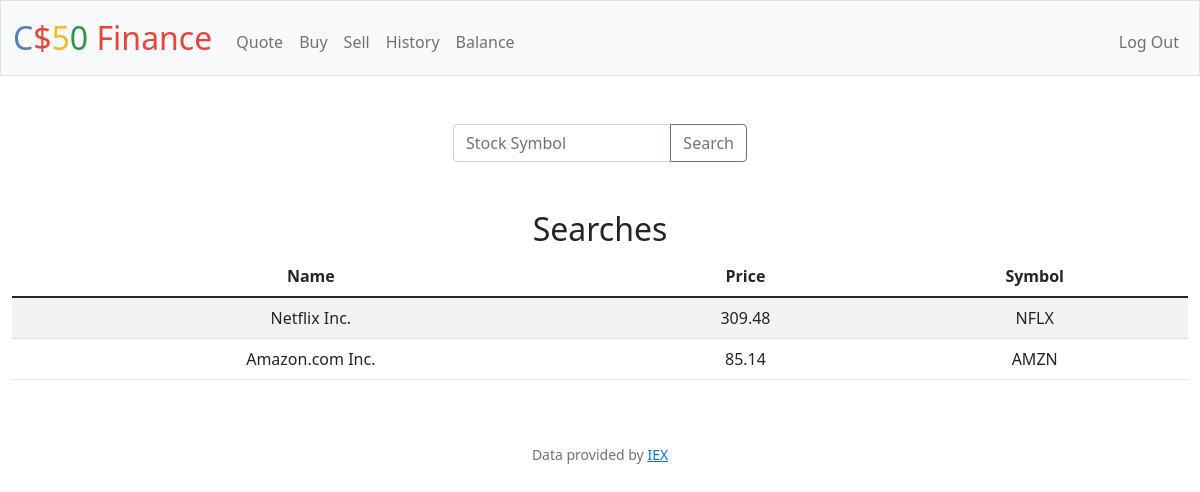
Screenshot of /quote (signed in) with the database file from the repository.
### tables this page shows
CREATE TABLE stocks (name varchar(255), price FLOAT, symbol varchar(255), 'user' INTEGER);

### app.py (the view)
@app.route("/quote", methods=["GET", "POST"])
@login_required
def quote():
    if request.method == "POST":
        symbol = request.form.get("symbol")
        quote = lookup(symbol)
        if not quote:
            return apology("Stock not Found")
        db.execute("INSERT into stocks (name, price, symbol, user) VALUES(?, ?, ?, ?)", list(quote.values())[0], list(quote.values())[1], list(quote.values())[2], session["user_id"])
        return redirect("/quote")
    else:
        history = db.execute("SELECT * FROM stocks WHERE user = ?", session["user_id"])
        return render_template("quote.html", stocks=history)

### app.py (called while the page is built)
@app.after_request
def after_request(response):
    response.headers["Cache-Control"] = "no-cache, no-store, must-revalidate"
    response.headers["Expires"] = 0
    response.headers["Pragma"] = "no-cache"
    return response

### helpers.py (called while the page is built)
def login_required(f):
    @wraps(f)
    def decorated_function(*args, **kwargs):
        if session.get("user_id") is None:
            return redirect("/login")
        return f(*args, **kwargs)
    return decorated_function

### templates/quote.html (shortened to what this page needs)
{% extends "layout.html" %}
{% block main %}
    <form action="/quote" method="post" class="input-group mb-3 sizing">
        <input autocomplete="off" autofocus name="symbol" placeholder="Stock Symbol" type="text" class="form-control">
        <button type="submit" class="btn btn-outline-secondary">Search</button>
    </form>
<div class="section">
    <h2>Searches</h2>
    <table class="table table-striped">
        <thead>
            <tr>
                <th>Name</th>
                <th>Price</th>
                <th>Symbol</th>
            </tr>
        </thead>
        <tbody>
            {% for stock in stocks %}
                <tr>
                    <td>{{ stock.name }}</td>
                    <td>{{ stock.price }}</td>
                    <td>{{ stock.symbol }}</td>
                </tr>
            {% endfor %}
        </tbody>
    </table>
</div>
{% endblock %}

### static/styles.css (style rules this page uses)
h2 { padding-top: 2rem; }
.sizing { width: 25%; left: 37.5%; }

### rows the page displays
stocks: name "Netflix Inc.", price "309.48", symbol "NFLX"
stocks: name "Amazon.com Inc.", price "85.14", symbol "AMZN"
